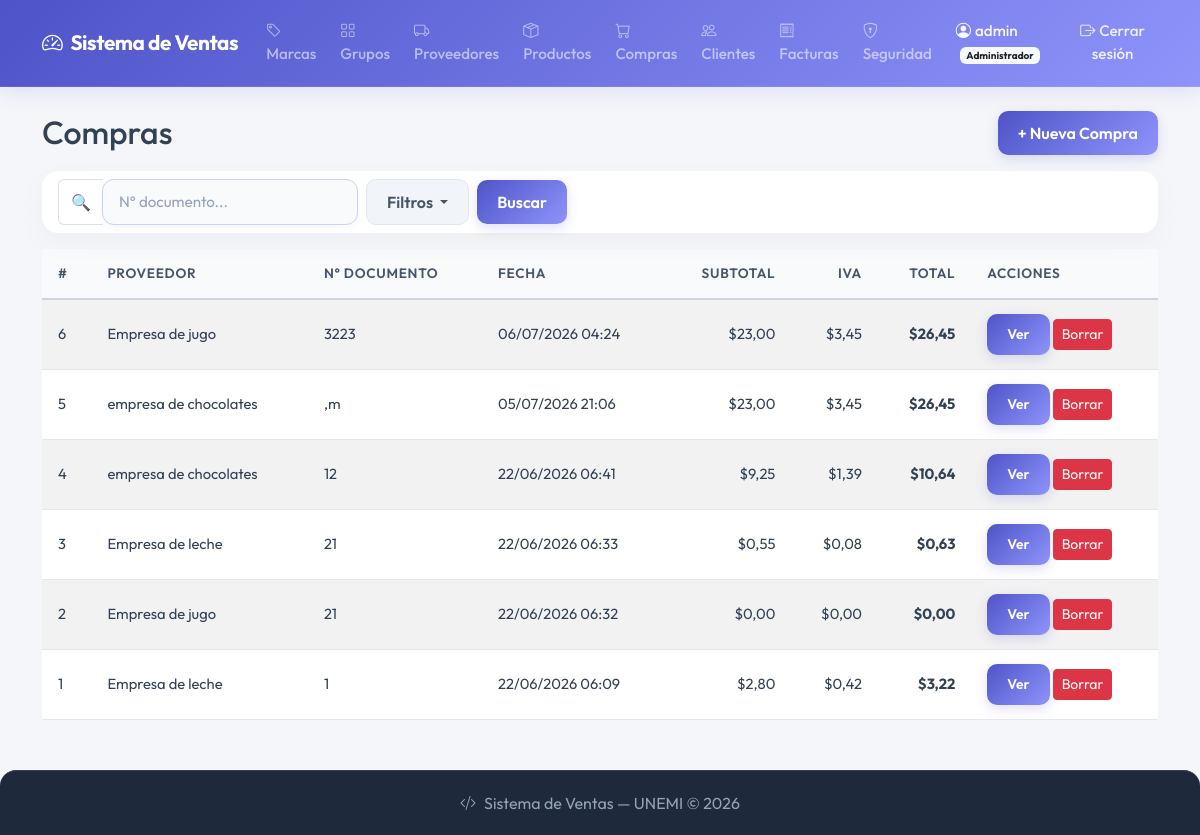
Before: /purchases/ (signed in) with the older database file.
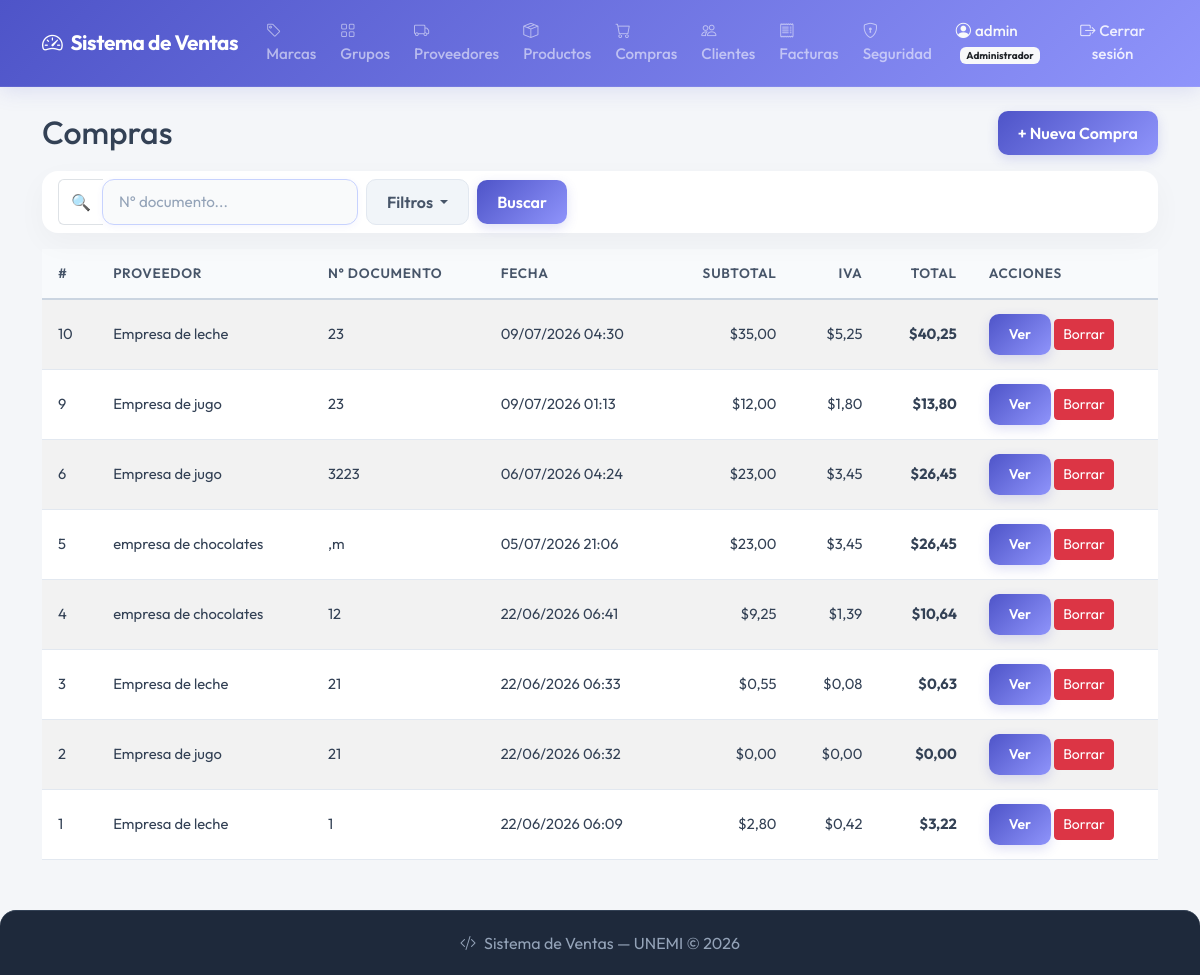
After: the same page with the newer database file.
### purchasing/models.py (models this page shows, shortened)
class Purchase(models.Model):
    supplier = models.ForeignKey(
        Supplier, on_delete=models.PROTECT, related_name='purchases'
    )
    document_number = models.CharField(
        max_length=20, verbose_name='Supplier Invoice No.'
    )
    purchase_date = models.DateTimeField(auto_now_add=True)
    subtotal = models.DecimalField(max_digits=12, decimal_places=2, default=0)
    tax = models.DecimalField(max_digits=12, decimal_places=2, default=0)
    total = models.DecimalField(max_digits=12, decimal_places=2, default=0)
    is_active = models.BooleanField(default=True)
    class Meta:
        verbose_name = 'Purchase'
        verbose_name_plural = 'Purchases'
        ordering = ['-purchase_date']
        constraints = [
        models.UniqueConstraint(
            fields=['supplier', 'document_number'],
            name='unique_purchase_per_supplier'
        )
    ]

### billing/models.py (models this page shows, shortened)
class Supplier(models.Model):
    name = models.CharField(max_length=200, verbose_name='Nombre de la empresa')
    contact_name = models.CharField(max_length=200, blank=True, null=True, verbose_name='Persona de contacto')
    email = models.EmailField(blank=True, null=True, verbose_name='Correo electrónico')
    phone = models.CharField(max_length=20, blank=True, null=True, verbose_name='Teléfono')
    address = models.TextField(blank=True, null=True, verbose_name='Dirección')
    is_active = models.BooleanField(default=True, verbose_name='Activo')
    created_at = models.DateTimeField(auto_now_add=True)
    updated_at = models.DateTimeField(auto_now=True)
    class Meta:
        verbose_name = 'Proveedor'
        verbose_name_plural = 'Proveedores'
        ordering = ['name']

### purchasing/views.py (the view)
# urls.py: path('', views.purchase_list, name='purchase_list'),
@permission_required_redirect('purchasing.view_purchase', '/')
def purchase_list(request):
    from billing.models import Supplier
    query = request.GET.get('q', '')
    date_from = request.GET.get('date_from', '')
    date_to = request.GET.get('date_to', '')
    supplier_id = request.GET.get('supplier', '')
    purchases = Purchase.objects.select_related('supplier').all()
    if query:
        purchases = purchases.filter(document_number__icontains=query)
    if supplier_id:
        purchases = purchases.filter(supplier_id=supplier_id)
    if date_from:
        purchases = purchases.filter(purchase_date__date__gte=date_from)
    if date_to:
        purchases = purchases.filter(purchase_date__date__lte=date_to)
    context = {
        'items': purchases,
        'query': query,
        'date_from': date_from,
        'date_to': date_to,
        'selected_supplier': supplier_id,
        'suppliers': Supplier.objects.filter(is_active=True),
    }
    return render(request, 'purchasing/purchase_list.html', context)

### security/templatetags/security_tags.py (called while the page is built)
@register.filter(name='has_group')
def has_group(user, group_name):
    if not user.is_authenticated:
        return False
    if user.is_superuser:
        return True
    return user.groups.filter(name=group_name).exists()

### purchasing/templates/purchasing/purchase_list.html (shortened to what this page needs)
{% extends 'billing/base.html' %}
{% block content %}
<div class="d-flex justify-content-between align-items-center mb-3">
  <h2 class="mb-0">Compras</h2>
  <a href="{% url 'purchasing:purchase_create' %}" class="btn btn-primary">+ Nueva Compra</a>
</div>
<div class="card mb-3">
  <div class="card-body py-2">
    <form method="get" id="filtros-form">
      <div class="d-flex align-items-center gap-2">
        <div class="input-group" style="max-width:300px;">
          <span class="input-group-text bg-white border-end-0">🔍</span>
          <input type="text" name="q" value="{{ query }}" class="form-control border-start-0" placeholder="N° documento...">
        </div>
        <div class="dropdown">
          <button class="btn btn-outline-secondary dropdown-toggle" type="button" data-bs-toggle="dropdown">
            Filtros
          </button>
        </div>
        <button type="submit" class="btn btn-primary">Buscar</button>
      </div>
    </form>
  </div>
</div>
<table class="table table-striped table-hover">
  <thead class="table-dark">
    <tr>
      <th>#</th>
      <th>Proveedor</th>
      <th>N° Documento</th>
      <th>Fecha</th>
      <th class="text-end">Subtotal</th>
      <th class="text-end">IVA</th>
      <th class="text-end">Total</th>
      <th>Acciones</th>
    </tr>
  </thead>
  <tbody>
    {% for item in items %}
    <tr>
      <td>{{ item.id }}</td>
      <td>{{ item.supplier.name }}</td>
      <td>{{ item.document_number }}</td>
      <td>{{ item.purchase_date|date:"d/m/Y H:i" }}</td>
      <td class="text-end">${{ item.subtotal }}</td>
      <td class="text-end">${{ item.tax }}</td>
      <td class="text-end fw-bold">${{ item.total }}</td>
      <td>
        <a href="{% url 'purchasing:purchase_detail' item.pk %}" class="btn btn-sm btn-info">Ver</a>
        <a href="{% url 'purchasing:purchase_delete' item.pk %}" class="btn btn-sm btn-danger">Borrar</a>
      </td>
    </tr>
    {% empty %}
    <tr><td colspan="8" class="text-center">No hay compras registradas</td></tr>
    {% endfor %}
  </tbody>
</table>
{% endblock %}

### billing/templates/billing/base.html (shortened to what this page needs)
{% load static %}
{% load security_tags %}
<!DOCTYPE html>
<html lang="es">
<head>
  <link href="https://cdn.jsdelivr.net/npm/bootstrap@5.3.0/dist/css/bootstrap.min.css" rel="stylesheet">
  <link href="https://cdn.jsdelivr.net/npm/bootstrap-icons@1.11.0/font/bootstrap-icons.css" rel="stylesheet">
  <link rel="stylesheet" href="{% static 'home/css/base.css' %}">
</head>
<body>
<nav class="navbar navbar-expand-lg navbar-dark">
  <div class="container">
    <a class="navbar-brand fw-bold" href="{% url 'home' %}">
      <i class="bi bi-speedometer2 me-2"></i>Sistema de Ventas
    </a>
    <div class="collapse navbar-collapse" id="nav">
      <ul class="navbar-nav me-auto">
        {% if user.is_authenticated %}
          {% if user|has_group:'Analista de Compras' or user|has_group:'Administrador' %}
          <li class="nav-item"><a class="nav-link" href="{% url 'billing:brand_list' %}"><i class="bi bi-tag me-1"></i>Marcas</a></li>
          <li class="nav-item"><a class="nav-link" href="{% url 'billing:productgroup_list' %}"><i class="bi bi-grid me-1"></i>Grupos</a></li>
          <li class="nav-item"><a class="nav-link" href="{% url 'billing:supplier_list' %}"><i class="bi bi-truck me-1"></i>Proveedores</a></li>
          <li class="nav-item"><a class="nav-link" href="{% url 'billing:product_list' %}"><i class="bi bi-box-seam me-1"></i>Productos</a></li>
          <li class="nav-item"><a class="nav-link" href="{% url 'purchasing:purchase_list' %}"><i class="bi bi-cart me-1"></i>Compras</a></li>
          {% endif %}
          {% if user|has_group:'Vendedor' or user|has_group:'Administrador' %}
          <li class="nav-item"><a class="nav-link" href="{% url 'billing:customer_list' %}"><i class="bi bi-people me-1"></i>Clientes</a></li>
          <li class="nav-item"><a class="nav-link" href="{% url 'billing:invoice_list' %}"><i class="bi bi-receipt me-1"></i>Facturas</a></li>
          {% endif %}
          {% if user|has_group:'Administrador' %}
          <li class="nav-item">
            <a class="nav-link" href="{% url 'security:dashboard' %}">
              <i class="bi bi-shield-lock me-1"></i>Seguridad
            </a>
          </li>
          {% endif %}
        {% endif %}
      </ul>
      <ul class="navbar-nav align-items-center">
        {% if user.is_authenticated %}
        <li class="nav-item">
          <span class="nav-link text-light me-2">
            <i class="bi bi-person-circle me-1"></i>{{ user.username }}
            {% for g in user.groups.all %}
              <span class="badge bg-light text-dark ms-1" style="font-size:10px;">{{ g.name }}</span>
            {% endfor %}
          </span>
        </li>
        <li class="nav-item">
          <form method="post" action="{% url 'logout' %}" class="d-inline">
            <button type="submit" class="nav-link btn btn-link p-0" style="color:rgba(255,255,255,.85); text-decoration: none;">
              <i class="bi bi-box-arrow-right me-1"></i>Cerrar sesión
            </button>
          </form>
        </li>
        {% endif %}
      </ul>
    </div>
  </div>
</nav>
<div class="container mt-4">
  {% block content %}{% endblock %}
</div>
<footer>
  <p class="mb-0"><i class="bi bi-code-slash me-2"></i>Sistema de Ventas — UNEMI © 2026</p>
</footer>
</body>
</html>

### home/static/home/css/base.css (style rules this page uses)
body { background-color: #f4f6f9; font-family: 'Outfit', sans-serif; color: #334155; }
.navbar { background: linear-gradient(135deg, #4e54c8, #8f94fb) !important; box-shadow: 0 4px 20px rgba(78, 84, 200, 0.15); border-bottom: 1px solid rgba(255, 255, 255, 0.1); padding: 12px 0; transition: all 0.3s ease; }
.navbar-brand { font-size: 1.3rem; letter-spacing: -0.02em; transition: opacity 0.2s ease; }
.nav-link { font-weight: 500; transition: all 0.2s ease; font-size: 0.95rem; padding: 8px 12px !important; }
.card { border: none !important; border-radius: 16px !important; box-shadow: 0 10px 30px rgba(0, 0, 0, 0.035) !important; background-color: #ffffff; transition: transform 0.25s ease, box-shadow 0.25s ease; margin-bottom: 1.5rem; overflow: visible !important; }
.card-body { overflow: visible !important; }
.form-control, .form-select { border-radius: 12px !important; border: 1.5px solid #c7d2fe !important; padding: 11px 16px !important; color: #334155 !important; font-size: 0.95rem !important; background-color: #f9fafb !important; transition: all 0.2s cubic-bezier(0.4, 0, 0.2, 1) !important; box-shadow: 0 2px 6px rgba(99, 102, 241, 0.06) !important; }
.form-control::placeholder { color: #94a3b8; }
.btn-primary, .btn-success, .btn-warning, .btn-info, .btn-auth-custom { background: linear-gradient(135deg, #4e54c8, #8f94fb) !important; border: none !important; color: #ffffff !important; border-radius: 10px !important; font-weight: 600; padding: 10px 20px; box-shadow: 0 4px 12px rgba(78, 84, 200, 0.18); transition: all 0.2s ease-in-out; cursor: pointer; }
.btn-secondary, .btn-outline-secondary { border-radius: 10px !important; font-weight: 600; padding: 10px 20px; transition: all 0.2s ease; background-color: #f1f5f9; border: 1px solid #e2e8f0 !important; color: #475569 !important; }
.table { border-color: #e2e8f0; vertical-align: middle; }
.table thead th { background-color: #f8fafc !important; color: #475569; font-weight: 600; font-size: 0.85rem; text-transform: uppercase; letter-spacing: 0.05em; padding: 14px 16px; border-bottom: 2px solid #cbd5e1; }
.table tbody td { padding: 14px 16px; color: #334155; font-size: 0.92rem; }
.table-striped tbody tr:nth-of-type(odd) { background-color: #f8fafc; }
footer { background: #1e293b; color: #94a3b8; text-align: center; padding: 20px; margin-top: 50px; border-top: 1px solid #334155; border-radius: 16px 16px 0 0; }

Changed rows visible on the page:
added Purchase: id "10", supplier.name "Empresa de leche", document_number "23", purchase_date "09/07/2026 04:30", subtotal "35,00", tax "5,25", total "40,25"
added Purchase: id "9", supplier.name "Empresa de jugo", document_number "23", purchase_date "09/07/2026 01:13", subtotal "12,00", tax "1,80", total "13,80"
